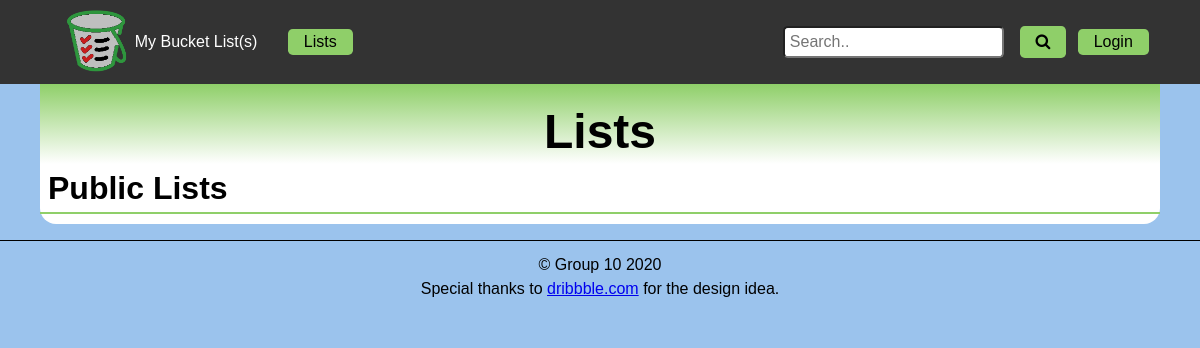
Page /display_list.php on the earlier database version.
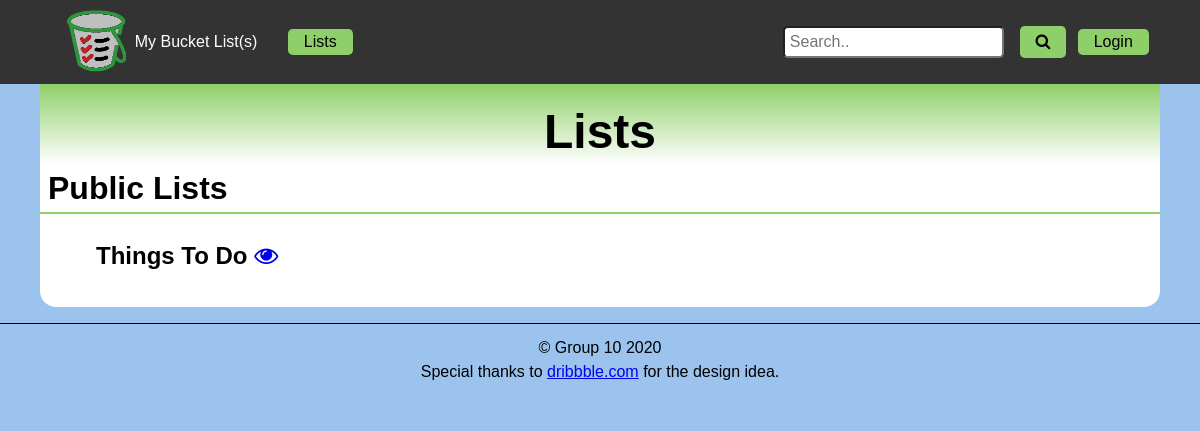
Same page on the later database version.
### tables this page shows
CREATE TABLE `g10_lists` (
  `id` int(11) NOT NULL,
  `fk_userid` int(11) NOT NULL,
  `listname` varchar(50) NOT NULL,
  `start` date NOT NULL,
  `end` date DEFAULT NULL,
  `private` tinyint(1) NOT NULL DEFAULT '1'
);

### display_list.php (the view, shortened to what this page needs)
<?php
  $pdo = connectDB();
  $query = "SELECT * FROM `g10_lists` WHERE private = ? AND fk_userid != ?";
  $stmt = $pdo->prepare($query);
  $stmt->execute([0, $_SESSION['id']]);
  $publicresults = $stmt->fetchAll();
?>
<!DOCTYPE html>
<html lang="en">
  <head>
    <?php
      include "includes/meta.php";
    ?>
  </head>
  <body>
    <header>
      <?php include 'includes/nav.php' ?>
    </header>
    <main>
      <header>
        <h1>Lists</h1>
      </header>
    <h2>Public Lists</h2>
    <div class="lists">
      <ul>
        <?php foreach($publicresults as $rows):?>
        <li>
          <h3>
            <?= $rows['listname']?>
            <a href = "view_list.php?list=<?= $rows['id']?>"><i class="fa fa-eye"></i></a>
          </h3>
        </li>
        <?php endforeach ?>
      </ul>
    </div>
    </main>
    <?php include 'includes/footer.php' ?>
  </body>
</html>

Differences in the rows shown:
added g10_lists: listname "Things To Do"
